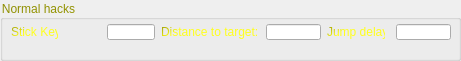
  <widget class="QGroupBox" name="groupBox_4">
   <property name="geometry">
    <rect>
     <x>46</x>
     <y>83</y>
     <width>461</width>
     <height>61</height>
    </rect>
   </property>
   <property name="styleSheet">
    <string notr="true">color: qlineargradient(spread:pad, x1:0, y1:0, x2:8, y2:12, stop:0 rgba(140, 140, 0, 255), stop:1 rgba(255, 255, 30, 255));</string>
   </property>
   <property name="title">
    <string>Normal hacks</string>
   </property>
   <widget class="QLineEdit" name="jumpDelayEdit">
    <property name="geometry">
     <rect>
      <x>396</x>
      <y>24</y>
      <width>55</width>
      <height>16</height>
     </rect>
    </property>
    <property name="maximumSize">
     <size>
      <width>2000</width>
      <height>16777215</height>
     </size>
    </property>
   </widget>
   <widget class="QLabel" name="label_37">
    <property name="geometry">
     <rect>
      <x>327</x>
      <y>24</y>
      <width>58</width>
      <height>16</height>
     </rect>
    </property>
    <property name="text">
     <string>Jump delay:</string>
    </property>
   </widget>
   <widget class="QLabel" name="label_27">
    <property name="geometry">
     <rect>
      <x>161</x>
      <y>24</y>
      <width>101</width>
      <height>16</height>
     </rect>
    </property>
    <property name="text">
     <string>Distance to target:</string>
    </property>
   </widget>
   <widget class="QLineEdit" name="lineEdit">
    <property name="geometry">
     <rect>
      <x>107</x>
      <y>24</y>
      <width>48</width>
      <height>16</height>
     </rect>
    </property>
    <property name="maximumSize">
     <size>
      <width>60</width>
      <height>16777215</height>
     </size>
    </property>
   </widget>
   <widget class="QLabel" name="label_26">
    <property name="geometry">
     <rect>
      <x>11</x>
      <y>24</y>
      <width>47</width>
      <height>16</height>
     </rect>
    </property>
    <property name="text">
     <string>Stick Key:</string>
    </property>
   </widget>
   <widget class="QLineEdit" name="lineEdit_2">
    <property name="geometry">
     <rect>
      <x>266</x>
      <y>24</y>
      <width>55</width>
      <height>16</height>
     </rect>
    </property>
    <property name="maximumSize">
     <size>
      <width>2000</width>
      <height>16777215</height>
     </size>
    </property>
   </widget>
  </widget>
